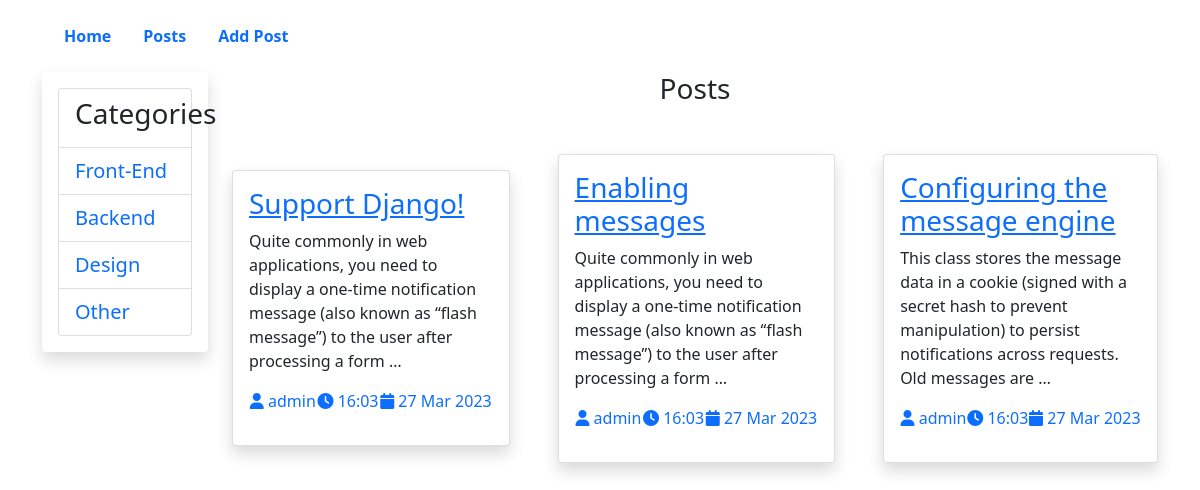
/posts/, run on the app's committed database.
### articles/models.py (models this page shows, shortened)
class Category(models.Model):
    name = models.CharField(max_length=100)
    slug = models.SlugField(max_length=100, unique=True)
    class Meta:
        verbose_name = "Category"
        verbose_name_plural = "Categories"

class Article(models.Model):
    title = models.CharField(max_length=300)
    slug = models.SlugField(max_length=300, unique=True)
    tag = models.ManyToManyField(Tag, related_name="tags")
    category = models.ForeignKey(Category, on_delete=models.CASCADE, related_name='categories')
    author = models.ForeignKey(User, on_delete=models.PROTECT, null=True)
    body = models.TextField()
    published = models.BooleanField(default=False)
    published_date = models.DateTimeField(auto_now_add=True)
    on_top = models.BooleanField(default=False)
    comments = models.PositiveIntegerField(default=0)
    views = models.PositiveIntegerField(default=0)

### articles/views.py (the view)
# urls.py: path("", views.all_articles_view, name='post_list'),
def all_articles_view(request):
    all_categories = Category.objects.all()
    all_posts = Article.objects.all()
    data = {
        'posts':all_posts,
        'categories':all_categories
    }
    return render(request, "articles/posts.html", context=data)

### templates/articles/posts.html (shortened to what this page needs)
{% extends '../base.html' %}
{% load static %}
{% block content %}
<main>
    <div class="container">
        <div class="row">
            <div class="col-2">
                <ul class="list-group p-3 shadow">
                    <li class="list-group-item fs-3">
                        <h3>Categories</h3>
                    </li>
                    {% for cat in categories %}
                    <li class="list-group-item">
                        <a href="{% url 'articles:category_list' cat.slug %}" class="list-group-link text-decoration-none fs-5">
                            {{cat.name}}
                        </a>
                    </li>
                    {% endfor %}
                </ul>
            </div>
            <div class="col-10">
                <h3 class="text-center">Posts</h3>
                <div class="posts d-flex justify-content-center align-items-center gap-5">
                    {% for article in posts %}
                    <div class="card p-3 shadow">
                        <a href="{% url 'articles:detail' article.slug %}">
                            <h3>{{article.title}}</h3>
                        </a>
                        <p>{{article.body|truncatewords:'25'}}</p>
                        <p class="d-flex justify-content-around">
                            <a href="#" class="text-decoration-none">
                                <i class="fa-solid fa-user"></i>
                                {{article.author}}
                            </a>
                            <a href="#" class="text-decoration-none">
                                <i class="fa-solid fa-clock"></i>
                                {{article.published_date|date:'H:m'}}
                            </a>
                            <a href="#" class="text-decoration-none">
                                <i class="fa-solid fa-calendar"></i>
                                {{article.published_date|date:'d M Y'}}
                            </a>
                        </p>
                    </div>
                    {% endfor %}
                </div>
            </div>
        </div>
    </div>
</main>
{% endblock %}

### data on the page
Category: name "Front-End"
Category: name "Backend"
Category: name "Design"
Category: name "Other"
Article: title "Support Django!", body "Quite commonly in web applications, you need to display a one-time notification message (also known as “flash message”) to the user after processing a form …", author "admin", published_date "16:03", published_date "27 Mar 2023"
Article: title "Enabling messages", body "Quite commonly in web applications, you need to display a one-time notification message (also known as “flash message”) to the user after processing a form …", author "admin", published_date "16:03", published_date "27 Mar 2023"
Article: title "Configuring the message engine", body "This class stores the message data in a cookie (signed with a secret hash to prevent manipulation) to persist notifications across requests. Old messages are …", author "admin", published_date "16:03", published_date "27 Mar 2023"
